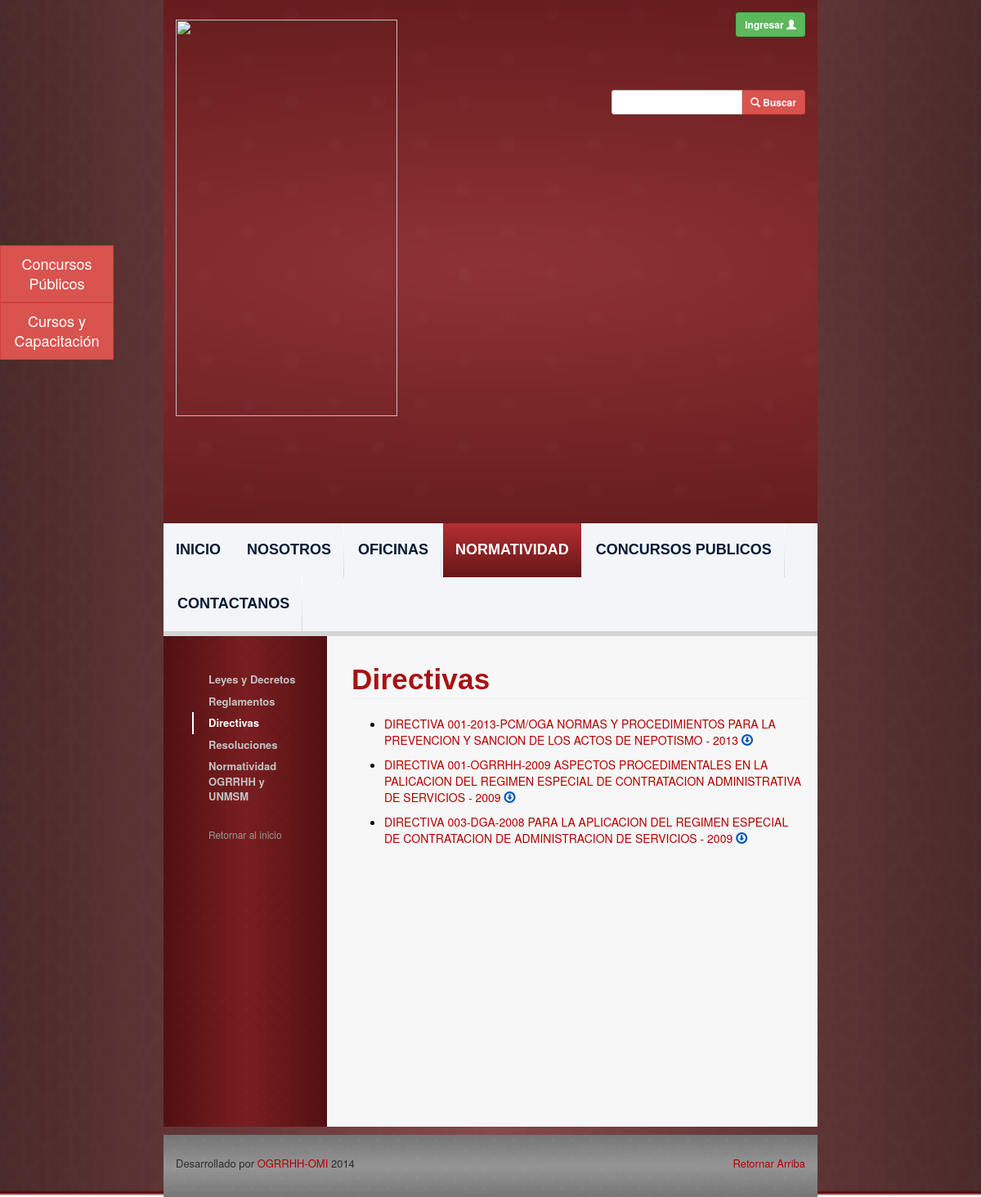
/legislation-directives.php, run on the app's committed database.
### tables this page shows
CREATE TABLE `legislations` (
  `id` int(11) NOT NULL AUTO_INCREMENT,
  `name` varchar(500) NOT NULL,
  `number` varchar(45) NOT NULL,
  `description` varchar(500) DEFAULT NULL,
  `publication_date` date NOT NULL,
  `file_path` varchar(500) NOT NULL,
  `user_id` int(11) NOT NULL,
  `legislation_type_id` int(11) NOT NULL,
  `office_id` int(11) NOT NULL,
  `update_date` date NOT NULL,
  PRIMARY KEY (`id`)
);

### php_files/ConnectionManager.php (called while the page is built, shortened)
<?php
class ConnectionManager{
	public $hostName = "localhost";
	public $userName = "root";
	public $password = "root";
	public $database = "ogrrhhwebsitedb";
	public $connection;
	public function createConnection(){
		$this->connection =  mysql_connect ( $this->hostName, $this->userName, $this->password );
	}
	public function selectDatabase(){
		return mysql_select_db ($this->database, $this->connection );
	}
	public function doQuery($query){
		$result = mysql_query ( $query, $this->connection );
		return $result;
	}
	public function closeConnection(){
		return mysql_close ($this->connection);
	}
}
?>

### php_files/LegislationDAO.php (called while the page is built, shortened)
<?php
include 'ConnectionManager.php';
class LegislationDAO {
	public function selectByLegislationType($legislationTypeId) {
		$query = 	"SELECT l.*, YEAR(l.publication_date) AS publication_year FROM
					legislations l
					WHERE legislation_type_id = " . $legislationTypeId . " ORDER BY l.publication_date DESC;";
		$connectionManager = new ConnectionManager ();
		$result = $connectionManager->doQuery ( $query );
		return $result;
	}
}
?>

### legislation-directives.php (the view, shortened to what this page needs)
<?php
include 'php_files/LegislationDAO.php';
$legislationTypeId = 4;
$legislationDAO = new LegislationDAO ();
$queryResult = $legislationDAO->selectByLegislationType ( $legislationTypeId );
?>
<html lang="es_PE">
<?php include('webframes/resources.php');?>
<body class="body-style">
	<div class="container-fluid">
		<div class="row background-image-style">
			<div class="col-md-8">
			<?php include('webframes/header.php');?>
			<div id="content-div" class="row">
				<?php include('webframes/left-navbar.php');?>
					<div class="col-md-9 text-content-style">
						<h1 id="universitary-legislation"
							class="font-style-medium-title-dark page-header ">Directivas</h1>
						<ul>
							<?php
							while ( $row = mysql_fetch_assoc ( $queryResult ) ) {
								print ("<li class='download-link'><a class='upper-case-link' href='view-legislation.php?id=".$row ['id']."'>
								" . $row ['name'] . " - " . $row ['publication_year'] . "</a><div class='download-link-message' data-toggle='tooltip' title='' data-original-title='Descargar'>
								<a class='blue-link-style ' href='" . Constants::ogrrhhFTPUrl . $row ['file_path'] . "' target='_blank'>
								<span class='glyphicon glyphicon-download'></span></a></div></li>") ;
							}
							?>
						</ul>
					</div>
				</div>
			<?php include('webframes/footer.php');?>
		</div>
		</div>
	</div>
</body>
</html>

### resources/css/carousel.css (style rules this page uses)
body { padding-bottom: 40px; color: #5a5a5a; }

### resources/css/ogrrhh-website.css (style rules this page uses)
.body-style { padding-bottom: 0px; color: black; }
.background-image-style { background: url('../pages-styles/website-background.fw.png') no-repeat; -webkit-background-size: cover; -moz-background-size: cover; -o-background-size: cover; background-size: 100% 100%; }
.font-style-medium-title-dark { font-family: "Lucida Grande", "Lucida Sans Unicode", "Lucida Sans", Geneva, Verdana, sans-serif; color: #A81212; font-size: 35; padding: 5; font-weight: bold; letter-spacing: 0.2px; line-height: 36pX; padding-left: 0px; }
.blue-link-style { color: #0059B4; text-decoration: none; }
.download-link-message { display: inline; }
.text-content-style { background-color: #F7F7F7; padding-left: 30px; padding-top: 15px; min-height: 600px; }
.upper-case-link { text-transform: uppercase; }
.download-link { padding-bottom: 10px; }

### data on the page
legislations: name "DIRECTIVA 001-2013-PCM/OGA NORMAS Y PROCEDIMIENTOS PARA LA PREVENCION Y SANCION DE LOS ACTOS DE NEPOTISMO", publication_year "2013"
legislations: name "DIRECTIVA 001-OGRRHH-2009 ASPECTOS PROCEDIMENTALES EN LA PALICACION DEL REGIMEN ESPECIAL DE CONTRATACION ADMINISTRATIVA DE SERVICIOS", publication_year "2009"
legislations: name "DIRECTIVA 003-DGA-2008 PARA LA APLICACION DEL REGIMEN ESPECIAL DE CONTRATACION DE ADMINISTRACION DE SERVICIOS", publication_year "2009"
